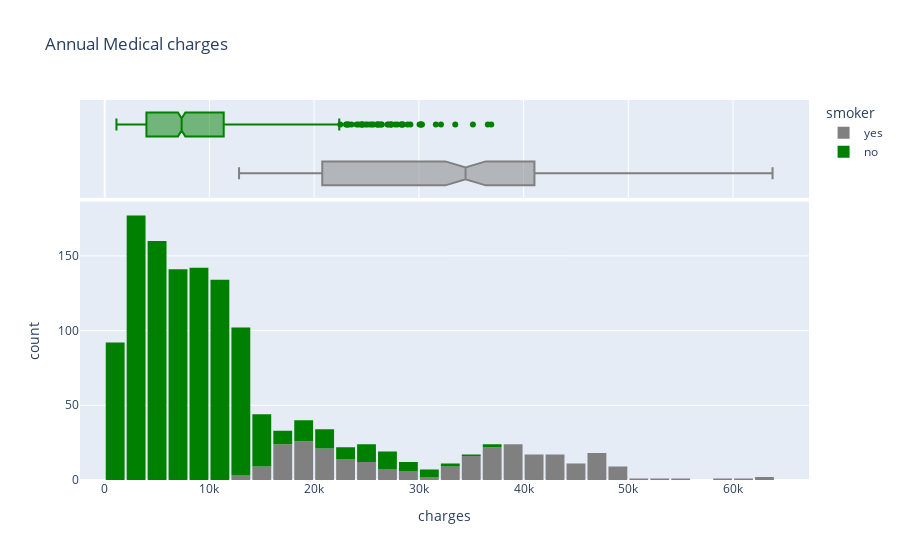

Notebook code cell kept with this figure:
### Markdown cell above
Charges:
        Lets visualize charge distribution. i.e. the annual medical charges for customers. this is the column we are trying to predict.we'll distiguish chargers for smoker and non-smoker.

### Code cell
fig = px.histogram(medical_pd,
                   x='charges',
                   marginal='box',
                   color='smoker',
                   color_discrete_sequence=['grey','green'],
                   title='Annual Medical charges')
fig.update_layout(bargap=0.1)
fig.show()

### Figure 1 — Plotly figure (JSON) as saved in the notebook; plotly's stock layout.template omitted (floating-point values rounded to 4 significant figures; data arrays with more than 128 entries replaced by an {"elided": "..."} marker saying what was removed)
{"data": [{"bingroup": "x", "hovertemplate": "smoker=yes<br>charges=%{x}<br>count=%{y}<extra></extra>", "legendgroup": "yes", "marker": {"color": "grey", "pattern": {"shape": ""}}, "name": "yes", "orientation": "v", "showlegend": true, "type": "histogram", "x": {"elided": "274 float values"}, "xaxis": "x", "yaxis": "y"}, {"hovertemplate": "smoker=yes<br>charges=%{x}<extra></extra>", "legendgroup": "yes", "marker": {"color": "grey"}, "name": "yes", "notched": true, "showlegend": false, "type": "box", "x": {"elided": "274 float values"}, "xaxis": "x2", "yaxis": "y2"}, {"bingroup": "x", "hovertemplate": "smoker=no<br>charges=%{x}<br>count=%{y}<extra></extra>", "legendgroup": "no", "marker": {"color": "green", "pattern": {"shape": ""}}, "name": "no", "orientation": "v", "showlegend": true, "type": "histogram", "x": {"elided": "1064 float values"}, "xaxis": "x", "yaxis": "y"}, {"hovertemplate": "smoker=no<br>charges=%{x}<extra></extra>", "legendgroup": "no", "marker": {"color": "green"}, "name": "no", "notched": true, "showlegend": false, "type": "box", "x": {"elided": "1064 float values"}, "xaxis": "x2", "yaxis": "y2"}], "layout": {"bargap": 0.1, "barmode": "relative", "legend": {"title": {"text": "smoker"}, "tracegroupgap": 0}, "title": {"text": "Annual Medical charges"}, "xaxis": {"anchor": "y", "domain": [0, 1], "title": {"text": "charges"}}, "xaxis2": {"anchor": "y2", "domain": [0, 1], "matches": "x", "showgrid": true, "showticklabels": false}, "yaxis": {"anchor": "x", "domain": [0, 0.7326], "title": {"text": "count"}}, "yaxis2": {"anchor": "x2", "domain": [0.7426, 1], "matches": "y2", "showgrid": false, "showline": false, "showticklabels": false, "ticks": ""}}}
